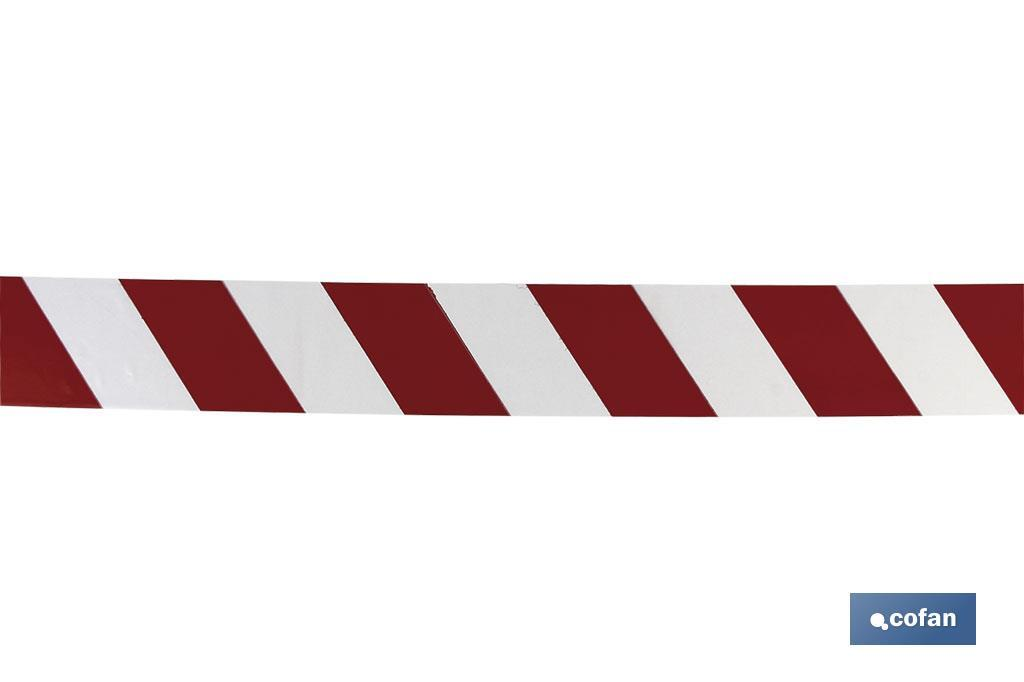
#> input picture deteccaoParedesVirtuais/fotofita.jpeg, 1024 x 682 px, given in place of the camera
$ python testefita.py
#> lines starting #> are read from the running program, lines starting #| are printed output that depends on the picture; after the words box and inside, x2 and y2 are one past the last pixel; in counts of white or black regions, pixels touching at a corner belong together
import cv2
import sys
import numpy as np
import math

#Função para facilitar a escrita nas imagem
def escreve(img, texto, cor=(255,255,255)):
    fonte = cv2.FONT_HERSHEY_SIMPLEX
    cv2.putText(img, texto, (10,20), fonte, 0.5, cor, 0, cv2.LINE_AA)

imgColorida = cv2.VideoCapture(2, cv2.CAP_V4L2)
print("Câmera abriu?", imgColorida.isOpened())

if not imgColorida.isOpened():
    print('Não foi possível carregar o vídeo')
    sys.exit()

ultimo_temp = None
ultimo_frame = None
ultimo_objetos = []

while True:
    ok, frame = imgColorida.read()
#> frame is the input picture: shape (682, 1024, 3); mean B, G, R 228.4, 227.7, 236.2
    if not ok or frame is None:
        print("Não foi possível ler o aquivo de vídeo")
        break

    imgResultado = frame.copy() # cópia p/ desenhar os resultados finais

    '''#Passo 1: Conversão para tons de cinza
    img = cv2.cvtColor(frame, cv2.COLOR_BGR2GRAY)
    '''
    # passo 2: blur para reduzir ruidos
    suave = cv2.GaussianBlur(frame, (7, 7), 0) # aplica blur
    (T, bin) = cv2.threshold(suave, 160, 255, cv2.THRESH_BINARY)

    # passo 3: conversão pra hsv
    hsv = cv2.cvtColor(suave, cv2.COLOR_BGR2HSV)
#> hsv: shape (682, 1024, 3); mean H, S, V 23.7, 20.5, 236.9

    red_lower = np.array([0,120,70])
    red_upper = np.array([10,255,255])
    red_mask1 = cv2.inRange(hsv, red_lower, red_upper)
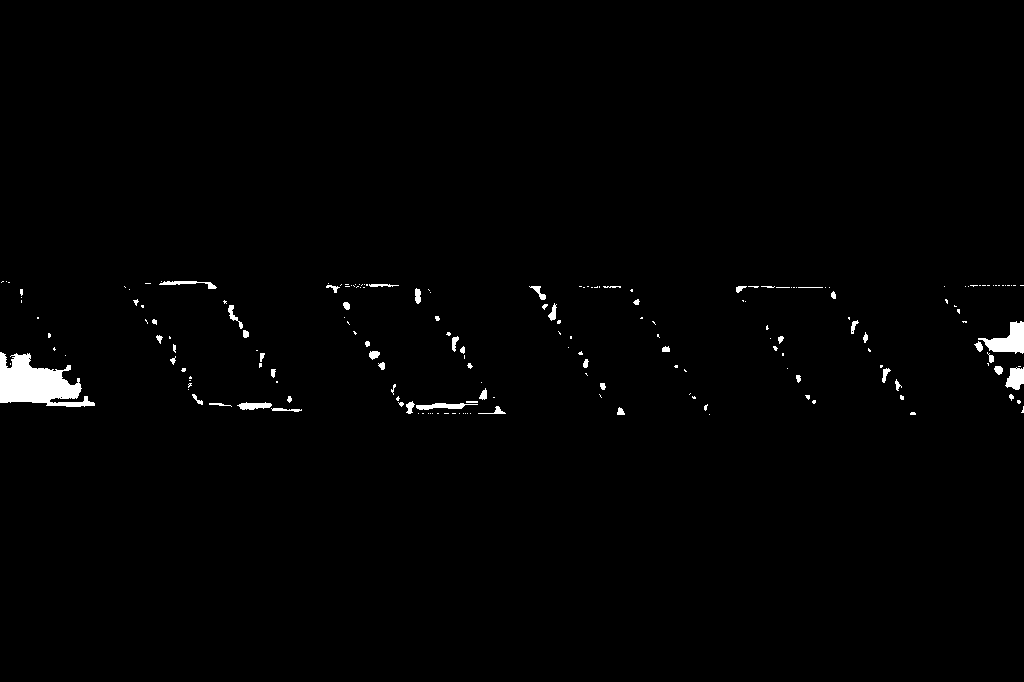
#> red_mask1: shape (682, 1024); 1.1% white; 191 white regions (134 under 20 px), largest, box (x1, y1, x2, y2) and area: (0, 352, 95, 407) 2982, (978, 321, 1024, 354) 763, (1005, 367, 1024, 390) 309

    red_lower2 = np.array([170,120,70])
    red_upper2 = np.array([180,255,255])
    red_mask2 = cv2.inRange(hsv, red_lower2, red_upper2)
#> red_mask2: shape (682, 1024); 8.4% white; 19 white regions (12 under 20 px), largest, box (x1, y1, x2, y2) and area: (530, 286, 714, 416) 12749, (737, 287, 918, 415) 12607, (324, 283, 506, 414) 12116

    # máscara final (só com vermelho)
    red_mask = cv2.bitwise_or(red_mask1, red_mask2)
#> red_mask: shape (682, 1024); 9.5% white; 6 white regions, box (x1, y1, x2, y2) and area: (529, 286, 714, 416) 13283, (324, 283, 506, 414) 13227, (735, 286, 918, 415) 13139, (122, 280, 302, 412) 12988, (0, 278, 99, 407) 7694, (937, 285, 1024, 413) 5952

    #Passo 4: Detecção de bordas com Canny em cima da máscara do vermelho
    bordas = cv2.Canny(red_mask, 70, 150)
#> bordas: shape (682, 1024); 0.38% white in thin lines or dots, all inside (x1, y1, x2, y2) = (0, 277, 1024, 416)

    objetos, _ = cv2.findContours(bordas.copy(), cv2.RETR_EXTERNAL, cv2.CHAIN_APPROX_SIMPLE)
#> objetos = 6 contours; box (x1, y1, x2, y2) and area: (529, 285, 714, 416) 13320, (324, 282, 506, 414) 13256, (734, 285, 918, 415) 13172, (121, 279, 302, 412) 13016, (936, 284, 1024, 413) 42, (0, 277, 99, 407) 32

    centros = []

    listras_detectadas = 0

    #lista contendo os vertices das possiveis listras detectadas:
    vertices_listras = []
    print(f"Contornos totais encontrados pelo Canny: {len(objetos)}")
#| Contornos totais encontrados pelo Canny: 6

    for contorno in objetos:
        # > 100 é um filtro de área mínima p/ ignorar pequenos ruidos da imagem
        if cv2.contourArea(contorno) < 100:
            continue

        perimetro = cv2.arcLength(contorno, True) # True significa que o contorno é fechado
        # 0.04 (4% do perímetro) é uma tolerância comum para detectar retângulos
        aproximacao = cv2.approxPolyDP(contorno, 0.04 * perimetro, True)

        # se a aprox. tem 4 vertices, significa que temos um quadrilátero (uma lista da fita!!)
        if len(aproximacao) == 4:
            quadrilatero = True
            print(f"quadrilatero = {quadrilatero}")

            M = cv2.moments(contorno)
            if M["m00"] != 0:
                cx = int(M["m10"] / M["m00"])
                cy = int(M["m01"] / M["m00"])

            #Pegando os tres primeiros vertices para conferir a proporção
            v1 = aproximacao[0][0]
            v2 = aproximacao[1][0]
            v3 = aproximacao[2][0]

            d1 = math.sqrt((v1[0] - v2[0])**2 + (v2[1] - v1[1])**2)
            d2 = math.sqrt((v2[0] - v3[0])**2 + (v3[1] - v2[1])**2)

            if d2 != 0:
                proporcao = d1/d2
                # como pode inverter largura/altura, dependendo do angulo da câmera, aceitamos a proporção ou o inversi dela
                # ex: se a fita ideal é 2.0, aceitamos peeto de 2.0 ou perto de 0.5
                if (1.2 <= proporcao <= 2.8) or (0.35 <= proporcao <= 0,8):
                    centros.append((cx, cy))
                    cv2.drawContours(imgResultado, [aproximacao], -1, (0, 255, 0), 2)
                    cv2.circle(imgResultado, (cx, cy), 5, (255, 0, 0), -1)

                    print(f"Proporção entre os lados: {proporcao:.2f}")
#> this loop made 6 passes
#> (perimetro, aproximacao, cx, cy, d1, d2, proporcao) on passes 1, 2, 4, 5: (525.5, [[734, 288], [817, 414], [917, 413], [835, 287]], 825, 349, 150.9, 100, 1.51), (530.2, [[529, 285], [611, 414], [713, 414], [632, 287]], 621, 349, 152.9, 102, 1.5), (527.6, [[324, 284], [404, 412], [505, 413], [425, 285]], 414, 348, 150.9, 101, 1.49), (525, [[121, 282], [200, 408], [301, 410], [221, 282]], 210, 345, 148.7, 101, 1.47)
#| quadrilatero = True
#| Proporção entre os lados: 1.51
#| quadrilatero = True
#| Proporção entre os lados: 1.50
#| quadrilatero = True
#| Proporção entre os lados: 1.49
#| quadrilatero = True
#| Proporção entre os lados: 1.47
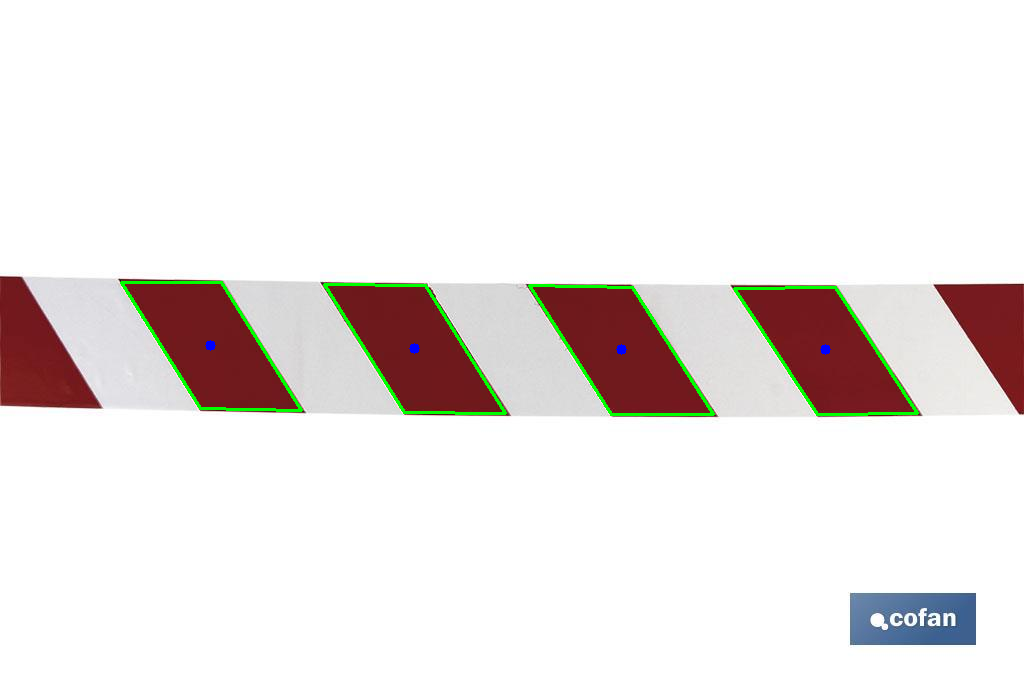
#> imgResultado: shape (682, 1024, 3); 0.96% of pixels changed, all inside (x1, y1, x2, y2) = (120, 281, 919, 416)
#> after the loop, centros = [(825, 349), (621, 349), (414, 348), (210, 345)]
                    #proporção_predefinida da fita então precisa testar primeiro

    # ordenando os centros da esquerda p/ direita p/ garantir que vai medir a distancia entre listras consecutivas
    centros = sorted(centros, key = lambda ponto: ponto[0])
#> centros = [(210, 345), (414, 348), (621, 349), (825, 349)]

    lista_distancias = []

    for i in range(len(centros) - 1):
        p1 = centros[i]
        p2 = centros[ i + 1]

        # distância euclidiana: d = raiz((x2 - x1)^2 + (y2 - y1)^2)
        distancia = math.sqrt((p2[0] - p1[0])**2 + (p2[1] - p1[1])**2)

        lista_distancias.append(distancia)

        cv2.line(imgResultado, p1, p2, (0, 255, 255), 2)

        # calcula o ponto medio
        meio_x = int((p1[0] + p2[0]) / 2)
        meio_y = int((p1[1] + p2[1]) / 2)
        cv2.putText(imgResultado, f"{distancia:.1f}px", (meio_x, meio_y - 10),
            cv2.FONT_HERSHEY_SIMPLEX, 0.5, (0, 255, 255), 1)

        print(f"Distância entre a listra {i + 1} e a listra {i + 2}: {distancia:.2f} pixels")
#> this loop made 3 passes
#> (p1, p2, distancia, meio_x, meio_y) on passes 1 to 3: ((210, 345), (414, 348), 204, 312, 346), ((414, 348), (621, 349), 207, 517, 348), ((621, 349), (825, 349), 204, 723, 349)
#| Distância entre a listra 1 e a listra 2: 204.02 pixels
#| Distância entre a listra 2 e a listra 3: 207.00 pixels
#| Distância entre a listra 3 e a listra 4: 204.00 pixels
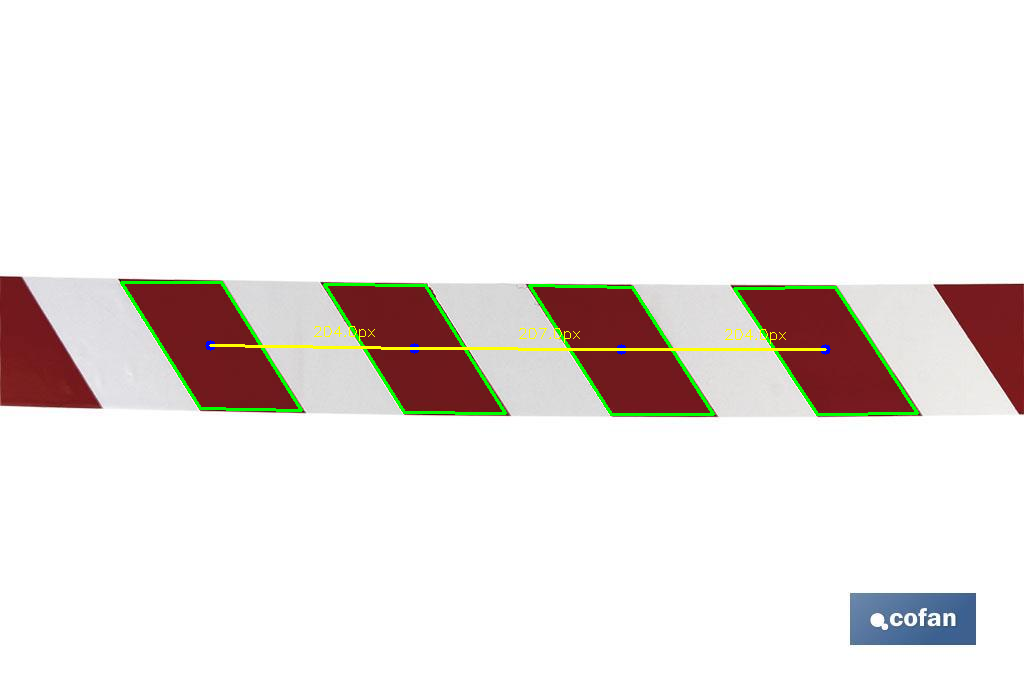
#> imgResultado: shape (682, 1024, 3); 0.33% of pixels changed, all inside (x1, y1, x2, y2) = (209, 326, 827, 351)
#> after the loop, lista_distancias = [204, 207, 204]

    cv2.imshow('Paredes Virtuais Detectadas', imgResultado)

    # Preparando o Grid de etapas convertendo tudo para 3 canais (BGR)
    img_cinza = cv2.cvtColor(frame, cv2.COLOR_BGR2GRAY)
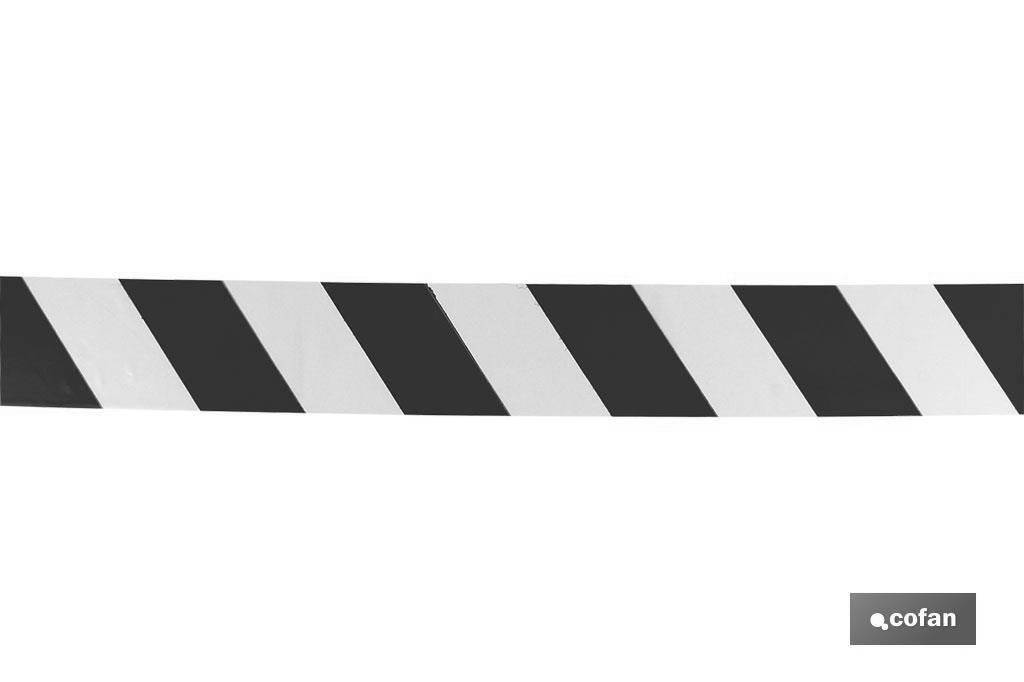
#> img_cinza: shape (682, 1024); min 12, max 255, mean 230.4
    img_cinza_3c = cv2.cvtColor(img_cinza, cv2.COLOR_GRAY2BGR)
    suave_3c = cv2.cvtColor(cv2.cvtColor(suave, cv2.COLOR_BGR2GRAY), cv2.COLOR_GRAY2BGR)
    mask_3c = cv2.cvtColor(red_mask, cv2.COLOR_GRAY2BGR)
    bordas_3c = cv2.cvtColor(bordas, cv2.COLOR_GRAY2BGR)

    escreve(img_cinza_3c, "Imagem em tons de cinza", 0)
#> in escreve, `fonte = cv2.FONT_HERSHEY_SIMPLEX`: fonte = 0
    escreve(suave_3c, "Suavizacao com Blur", 0)
    escreve(mask_3c, "Filtro de cor vermelha (HSV)", 255)
    escreve(bordas_3c, "Detector de bordas Canny", 255)

    ultimo_temp = np.vstack([
    np.hstack([img_cinza_3c, suave_3c]),
    np.hstack([mask_3c, bordas_3c])
    ])
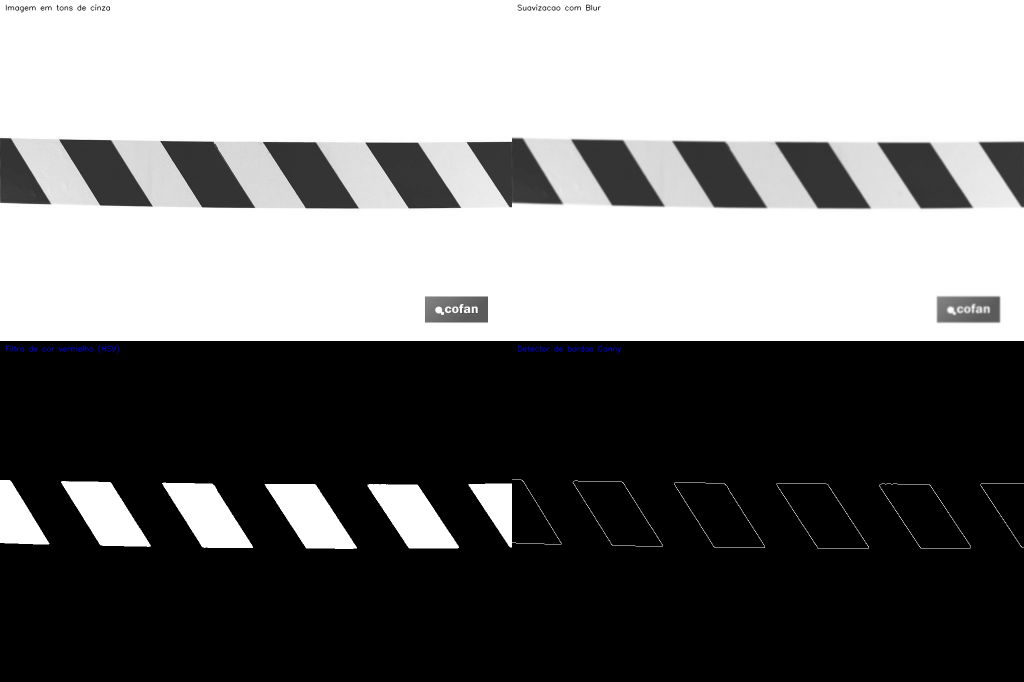
#> ultimo_temp: shape (1364, 2048, 3) (shown at 1/2 size); mean B, G, R 121.5, 121.4, 121.4
    ultimo_frame = frame.copy()
    ultimo_objetos = objetos
#> ultimo_objetos has the same summary as objetos

    if cv2.waitKey(1) & 0XFF == 27: # Esc para sair
#> (key Esc is pressed here)
            break

imgColorida.release()
cv2.destroyAllWindows()

if ultimo_temp is not None:
    cv2.imshow("Etapas do processamento (Grid)", ultimo_temp)
    cv2.waitKey(0)

    cv2.imshow("Ùltimo frame original", ultimo_frame)
    cv2.drawContours(ultimo_frame, ultimo_objetos, -1, (255, 0, 0), 2)
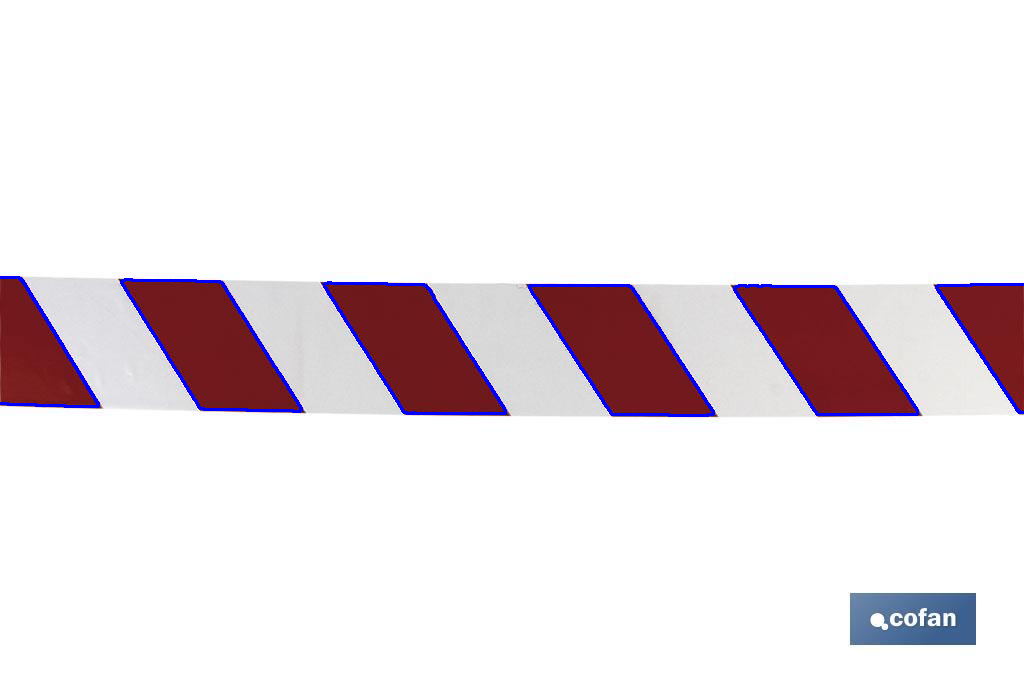
#> ultimo_frame: shape (682, 1024, 3); 1.24% of pixels changed, all inside (x1, y1, x2, y2) = (0, 276, 1024, 417)
    cv2.imshow("Todos os contornos encontrados", ultimo_frame)
    cv2.waitKey(0)

cv2.destroyAllWindows()
